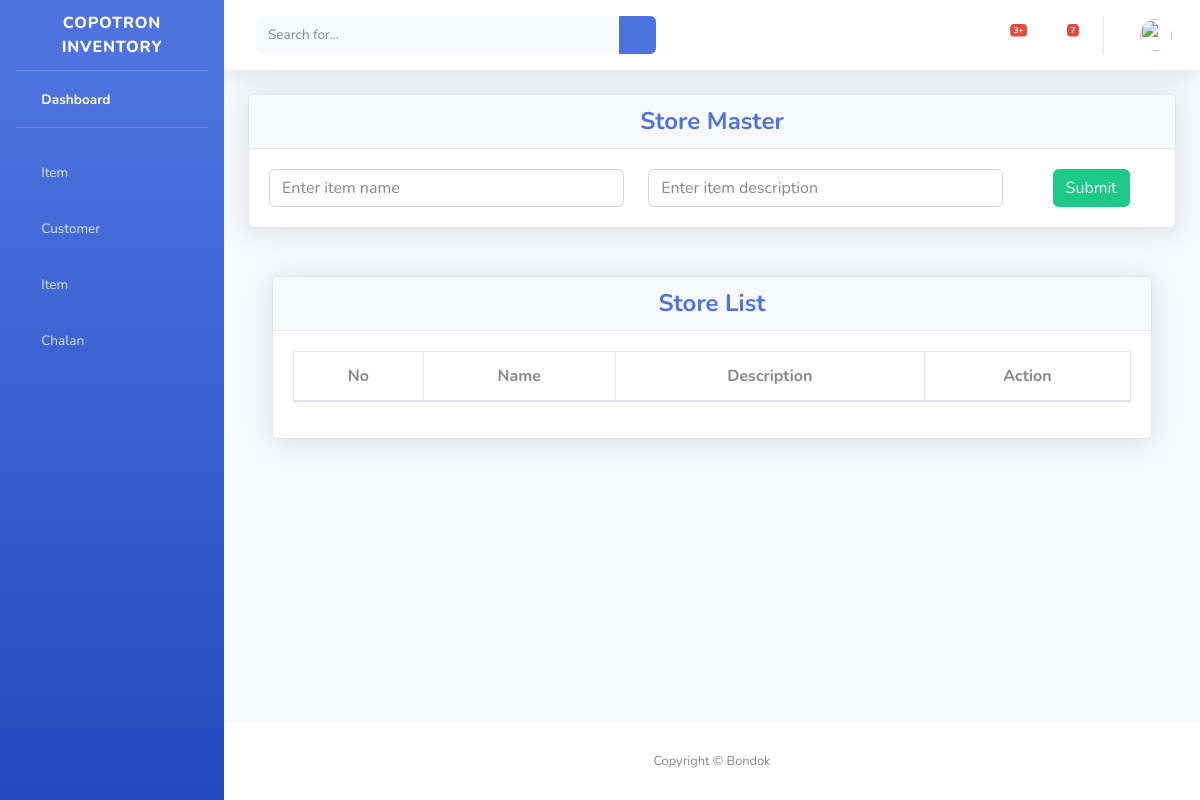
The app's page /store/, older data.
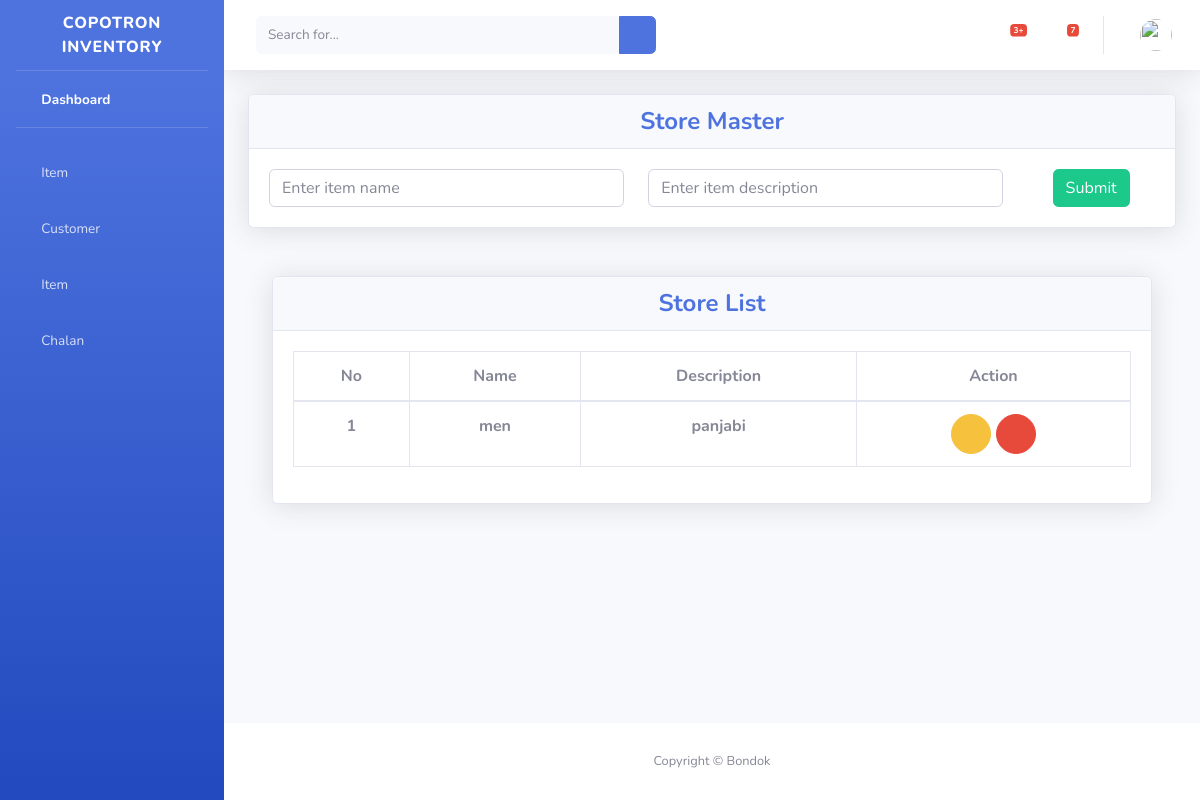
The same page, newer data.
### store/models.py (models this page shows, shortened)
class Store(InventoryBaseModel):
    name = models.CharField(max_length=100, null=True, blank=True)
    description = models.TextField(null=True, blank=True)
    class Meta:
        db_table = 'store'

### store/views.py (the view, shortened to what this page needs)
# urls.py: path("", views.StoreView.as_view(), name="store"),
class StoreView(View):
    form_class = StoreForm
    template_name = "store.html"
    def get(self, request):
        stores = Store.objects.all().order_by("-id")
        context = {"stores": stores}
        return render(request, self.template_name, context)

### store/templates/store.html (shortened to what this page needs)
{% extends 'base.html' %}
{% load static %}
{% block main %}
<div class="container-fluid">
    <div class="row">
        <div class="col-lg-12 col-md-12 mb-4">
        <div class="card shadow mb-4">
        <div class="card-header py-6" align="center">
            <h4 class="m-0 font-weight-bold text-primary" >Store Master</h4>
        </div>
        <div class="card-body" align="center">
            <form method="POST" id="add_store" action="{% url 'store' %}">
                <div class="row">
                    <div class="col-5">
                        <input type="text" name="name"  class="form-control" placeholder="Enter item name" required>
                    </div>
                    <div class="col-5">
                        <input type="text" name="description"  class="form-control" placeholder="Enter item description">
                    </div>
                    <div class="col-2">
                    <button class="btn btn-success">Submit</button>
                </div>
                </div>
            </form>
        </div>
        </div>
    </div>
</div>
<div class="container-fluid">
    <div class="row">
        <div class="col-lg-12 col-md-12 mb-4">
            <div class="card shadow mb-4">
                <div class="card-header py-6">
                    <h4 class="m-0 font-weight-bold text-center text-primary">Store List</h4>
                </div>
                <div class="card-body">
                <div class="table-responsive">
                <table class="table table-bordered text-center" id="dataTable" width="100%" cellspacing="0">
                    <thead>
                    <tr>
                        <th>No</th>
                        <th>Name</th>
                        <th>Description</th>
                        <th>Action</th>
                    </tr>
                    </thead>
                    <tbody>
                        {% for val in stores %}
                        <tr>
                            <th>{{ forloop.counter }}</th>
                            <th>{{ val.name }}</th>
                            <th>{{ val.description }}</th>
                            <th>
                                <a data-id="{{ val.id }}" data-target="#myModal"
                                    data-toggle="modal" class="edit_store_btn">
                                    <button class="btn btn-warning btn-circle">
                                        <i class="fas fa-exclamation-triangle"></i>
                                    </button>
                                </a>
                                <a data-id="{{ val.id }}"  class="delete_store_btn" value="{{csrf_token}}">
                                    <button class="btn btn-danger btn-circle">
                                        <i class="fas fa-trash"></i>
                                    </button>
                                </a>
                            </th>
                        </tr>
                        {% endfor %}
                    </tbody>
                </table>
                </div>
            </div>
            </div>
        </div>
        </div>
    </div>
</div>
{% endblock %}

Row changes from the older to the newer data that the page shows:
added Store: name "men", description "panjabi"
